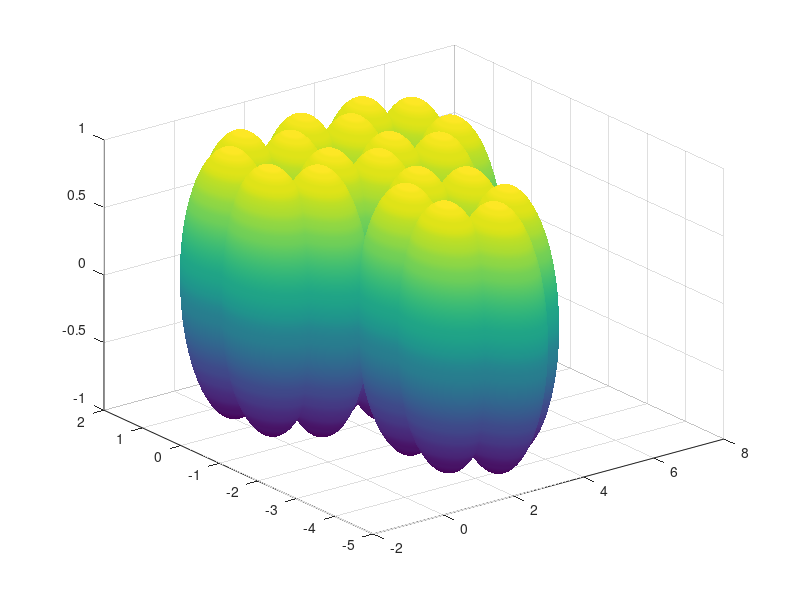

The MATLAB source for this figure:
b = sqrt(3)/2;

x = [0 b 2*b 2*b b 0 3*b 4*b 4*b 3*b 5*b 6*b 6*b 5*b 3*b 2*b 2*b 3*b 4*b 4*b];
y = [-0.5 -1 -0.5 0.5 1 0.5 -1 -0.5 0.5 1 -1 -0.5 0.5 1 -2 -2.5 -3.5 -4 -3.5 -2.5];

xx = [0   b 2*b 2*b b 0 2*b 3*b 4*b 4*b 3*b 4*b 5*b 6*b 6*b 5*b 3*b 3*b 2*b 2*b 3*b 4*b 4*b; ...
    b 2*b 2*b   b 0 0 3*b 4*b 4*b 3*b 2*b 5*b 6*b 6*b 5*b 4*b 3*b 2*b 2*b 3*b 4*b 4*b 3*b];
yy = [-0.5   -1 -0.5 0.5   1  0.5 -0.5   -1 -0.5 0.5   1 -0.5   -1 -0.5 0.5   1 -1   -2 -2.5 -3.5   -4 -3.5 -2.5;
    -1 -0.5  0.5   1 0.5 -0.5   -1 -0.5  0.5   1 0.5   -1 -0.5  0.5   1 0.5 -2 -2.5 -3.5   -4 -3.5 -2.5   -2];


[sx sy sz] = sphere(50);

j = 1;
surf(sx+x(j),sy+y(j),sz);
hold on
for j=2:length(x)
    surf(sx+x(j),sy+y(j),sz);
end
hold off
shading interp
    
    
